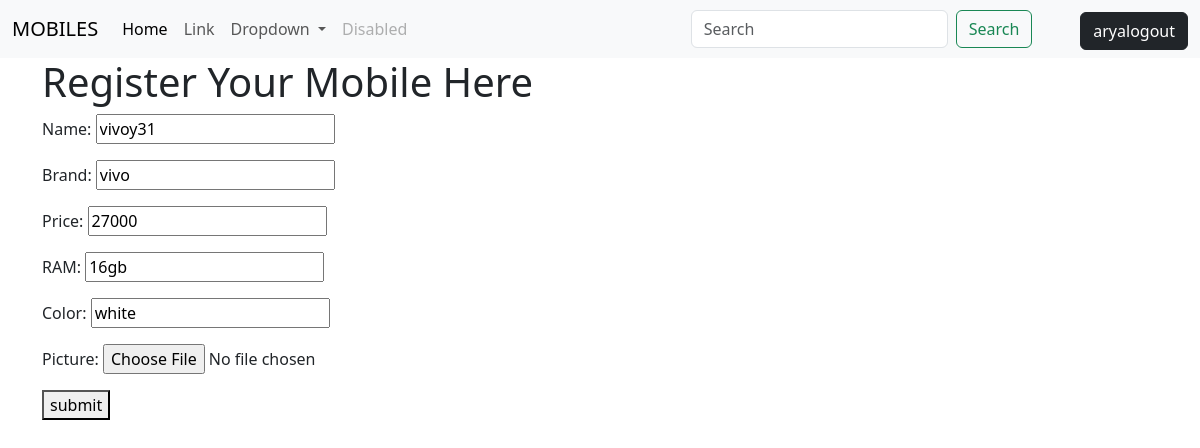
Page /mobile/change/2/ (signed in) on the committed database.
### crm/models.py (models this page shows)
class Mobile(models.Model):
    name=models.CharField(max_length=100)
    brand=models.CharField(max_length=200)
    price=models.PositiveIntegerField()
    RAM=models.CharField(max_length=100)
    color=models.CharField(max_length=100)
    picture=models.ImageField(upload_to="mobile_images",null=True,blank=True)

### crm/views.py (the view, shortened to what this page needs)
# urls.py: path('mobile/change/<int:pk>/',views.MobileUpdateView.as_view(),name='mobile-update'),
@method_decorator(signin_required,name="dispatch")
class MobileUpdateView(View):
    template_name="mobile_edit.html"
    form_class=MobileUpdateForm
    def get(self,request,*args,**kwargs):
        id=kwargs.get("pk")
        mobile_object=get_object_or_404(Mobile,id=id)
        form_instance=self.form_class(instance=mobile_object)
        return render(request,self.template_name,{"form":form_instance})

### crm/form.py
class MobileUpdateForm(forms.ModelForm):
     class Meta:
        model=Mobile
        fields="__all__"
        widgets={
        }

### crm/templates/mobile_edit.html (shortened to what this page needs)
{%extends 'base.html'%}
{%block main_block%}
<div class="container">
    <h1>Register Your Mobile Here</h1>
    <form action="" method="post">
        {{form.as_p}}
        <button type="submit">submit</button>
    </form>
</div>
{%endblock%}

### crm/templates/base.html (shortened to what this page needs)
<!DOCTYPE html>
<html lang="en">
<head>
    <link href="https://cdn.jsdelivr.net/npm/bootstrap@5.3.3/dist/css/bootstrap.min.css" rel="stylesheet">
</head>
<body>
    <nav class="navbar navbar-expand-lg bg-body-tertiary ">
        <div class="container-fluid">
          <a class="navbar-brand" href="#">MOBILES</a>
          <div class="collapse navbar-collapse" id="navbarSupportedContent">
            <ul class="navbar-nav me-auto mb-2 mb-lg-0">
              <li class="nav-item">
                <a class="nav-link active" aria-current="page" href="#">Home</a>
              </li>
              <li class="nav-item">
                <a class="nav-link" href="#">Link</a>
              </li>
              <li class="nav-item dropdown">
                <a class="nav-link dropdown-toggle" href="#" role="button" data-bs-toggle="dropdown" aria-expanded="false">
                  Dropdown
                </a>
              </li>
              <li class="nav-item">
                <a class="nav-link disabled" aria-disabled="true">Disabled</a>
              </li>
            </ul>
            <form class="d-flex" role="search">
              <input class="form-control me-2" type="search" placeholder="Search" aria-label="Search">
              <button class="btn btn-outline-success me-5 " type="submit">Search</button>
            </form>
            <ul class="navbar-nav">
                <li class="nav-item mt-1">
                    <a href="{%url 'signout'%}" class="btn btn-dark">{{request.user}}logout</a>
                </li>
            </ul>
          </div>
        </div>
      </nav>
    {%block main_block%}
    {%endblock%}
</body>
</html>

### rows in the picture
Mobile: name "vivoy31", brand "vivo", price "27000", RAM "16gb", color "white"

### other values in the picture
{{ request.user }} "arya"
